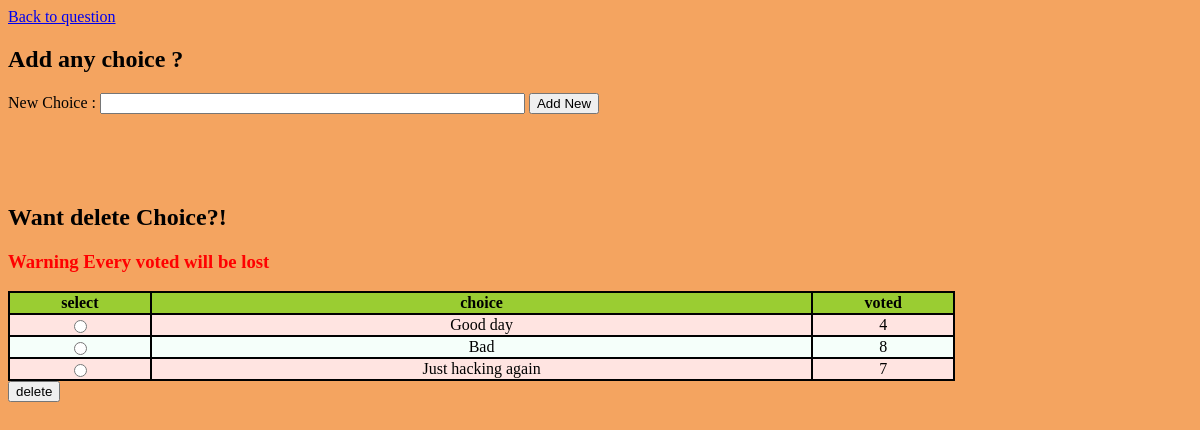
Screenshot of /bmi/1/choice_manage/ with the database file from the repository.
### bmi/models.py (models this page shows, shortened)
class choice(models.Model):
    question = models.ForeignKey(Question, on_delete=models.CASCADE)
    choice_text = models.CharField(max_length=200)
    votes = models.IntegerField(default=0)

### bmi/views.py (the view)
# urls.py: url(r'^(?P<pk>[0-9]+)/choice_manage/$', views.ChoiceManage.as_view(), name='choice_manage'),
class ChoiceManage(generic.DetailView):
	model = Question
	template_name = 'bmi/choice_manage.html'

### bmi/templates/bmi/choice_manage.html (shortened to what this page needs)
<head>
</head>
<body style="background-color:SandyBrown">
<a href="{% url 'bmi:detail' pk=question.id %}">Back to question</a><br>
<h2>Add any choice ?</h2>
<form action="{% url 'bmi:add_choice' question.id %}" method="post">
	New Choice : <input type="text" name="new_choice" size="50" required></input>
	<input type="submit" value="Add New"></input>
</form>
<br><br><br>
{% if question.choice_set.all %}
<h2>Want delete Choice?!</h2>
<form action="{% url 'bmi:delete_choice' question.id %}" method="post">
	<h3 style="color:red">Warning Every voted will be lost</h3>
	<table>
		<tr>
			<th>select</th>
			<th class="choice">choice</th>
			<th>voted</th>
		</tr>
	{% for choice in question.choice_set.all %}
		<tr>
			<td><input type="radio" name="choice" id="choice{{ forloop.counter }}" value="{{ choice.id }}" /></td>
    		<td><label for="choice{{ forloop.counter }}">{{ choice.choice_text }}</label></td>
			<td><label for="choice{{ forloop.counter }}">{{choice.votes}}</label></td>
		</tr>
	{% endfor %}
	</table>
	<input type="submit" value="delete"></input>
</form>
{% endif %}
</body>

### bmi/templates/bmi/choice_manage.html (style rules this page uses)
th, th.choice { border: 2px solid black; background-color: YellowGreen; border-collapse: collapse }
th.choice { width: 70%; }
table { width:80%; border: 2px solid black; border-collapse: collapse; }
td { border: 2px solid black; text-align: center }
tr:nth-child(odd) { background-color: MintCream; }
tr:nth-child(even) { background-color: MistyRose; }

### rows the page displays
choice: choice_text "Good day", votes "4"
choice: choice_text "Bad", votes "8"
choice: choice_text "Just hacking again", votes "7"
